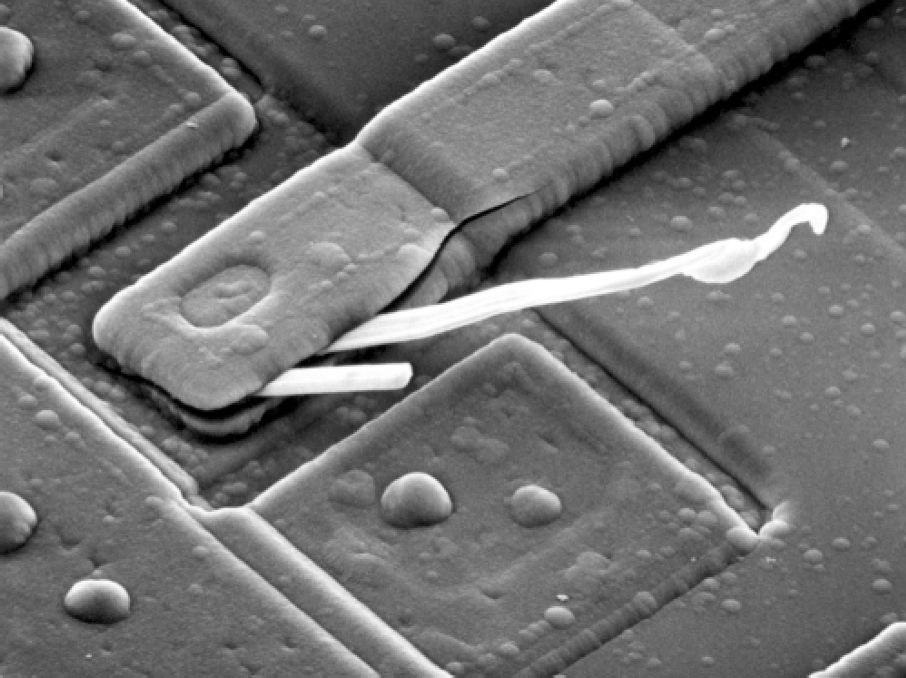
#> input picture Script/Lab 11(FFT)/Fig01 (1).tif, 906 x 678 px
$ python 'task2(lpf,hpf).py'
#> lines starting #> are read from the running program, lines starting #| are printed output that depends on the picture; after the words box and inside, x2 and y2 are one past the last pixel; in counts of white or black regions, pixels touching at a corner belong together
import numpy as np
import cv2

def lowpass(img, d0):

    rows, cols = img.shape
    crow, ccol = rows // 2, cols // 2
    d_map = np.zeros((rows, cols), dtype=np.float64)
    for i in range(rows):
        for j in range(cols):
            distance = np.sqrt((i - crow) ** 2 + (j - ccol) ** 2)
            if distance > d0:
                d_map[i, j] = 0
            else:
                d_map[i, j] = 1

    return d_map

def highpass(img, d0):
    return 1 - lowpass(img, d0)

def filter_img(img, d0, filter_type='lowpass'):
    if filter_type == 'lowpass':
        mask = lowpass(img, d0)
    elif filter_type == 'highpass':
        mask = highpass(img, d0)
    else:
        raise ValueError("Invalid filter type. Choose 'lowpass' or 'highpass'.")

    # Apply the filter in the frequency domain
    img_fft = np.fft.fft2(img)
    img_fft_shifted = np.fft.fftshift(img_fft)
    filtered_img_fft = img_fft_shifted * mask
    filtered_img = np.fft.ifft2(np.fft.ifftshift(filtered_img_fft))

    return np.abs(filtered_img)

img = cv2.imread('Fig01 (1).tif', cv2.IMREAD_GRAYSCALE)
#> img is the input picture: shape (678, 906); min 0, max 255, mean 112.6


img_l = filter_img(img, 400, 'lowpass')
#> after the loop in lowpass, `for i in range(rows):`:
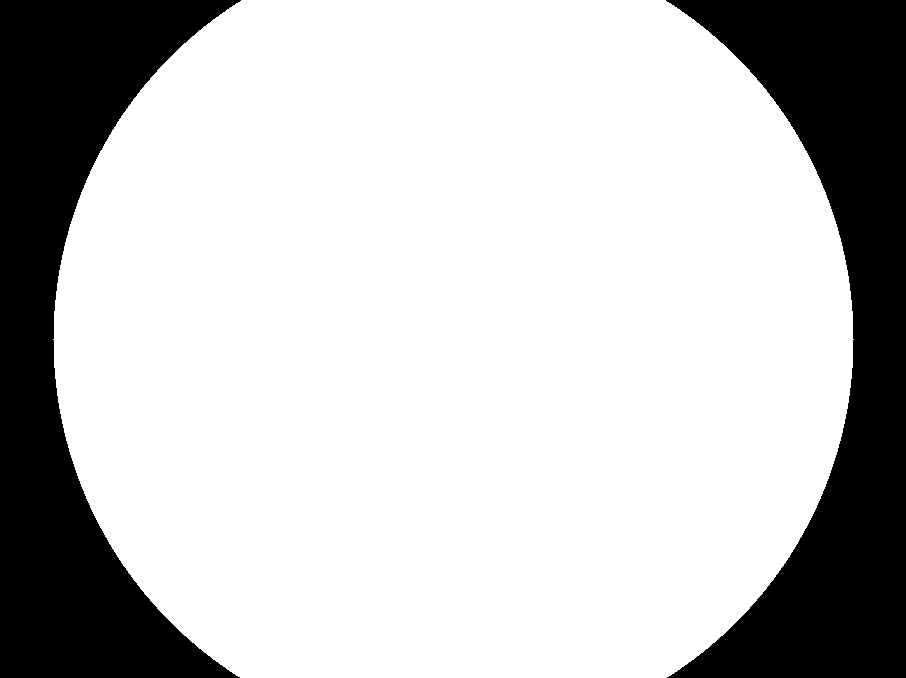
#> d_map: shape (678, 906) float64; values 0 (black) and 1 (white), 76.1% white; 2 black regions, box (x1, y1, x2, y2) and area: (0, 0, 241, 678) 73702, (666, 0, 906, 678) 73024
img_h = filter_img(img, 400, 'highpass')
#> call 2 of filter_img, with d0 = 400, filter_type = 'highpass'
#> in filter_img (call 2), `return np.abs(filtered_img)`:
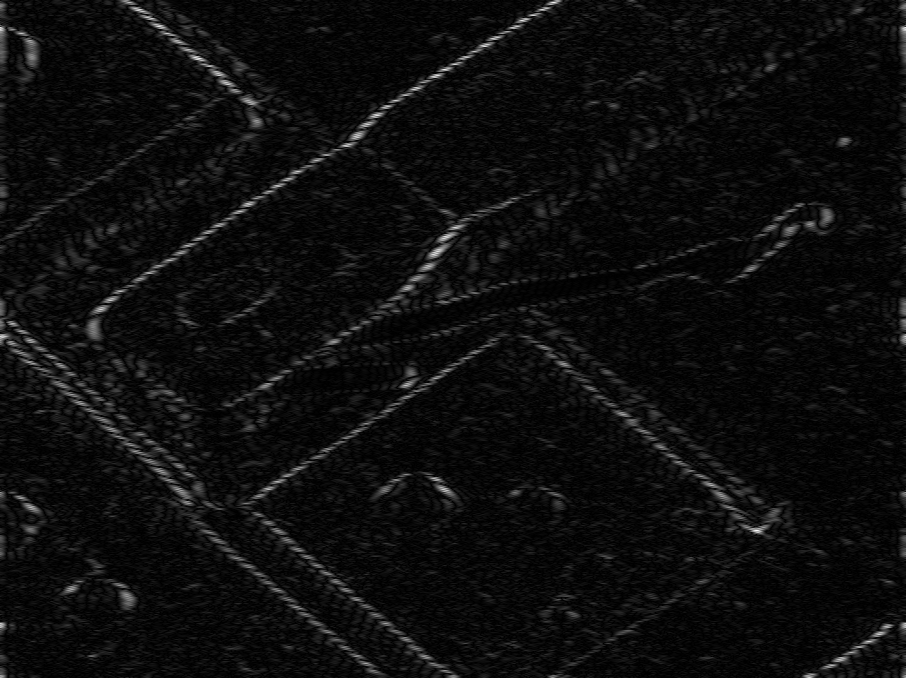
#> returned value: shape (678, 906) float64; min 3.23e-07, max 12.55, mean 0.679; drawn with min black and max white

cv2.imshow('img', img)
cv2.imshow('Filtered Lowpass', img_l)
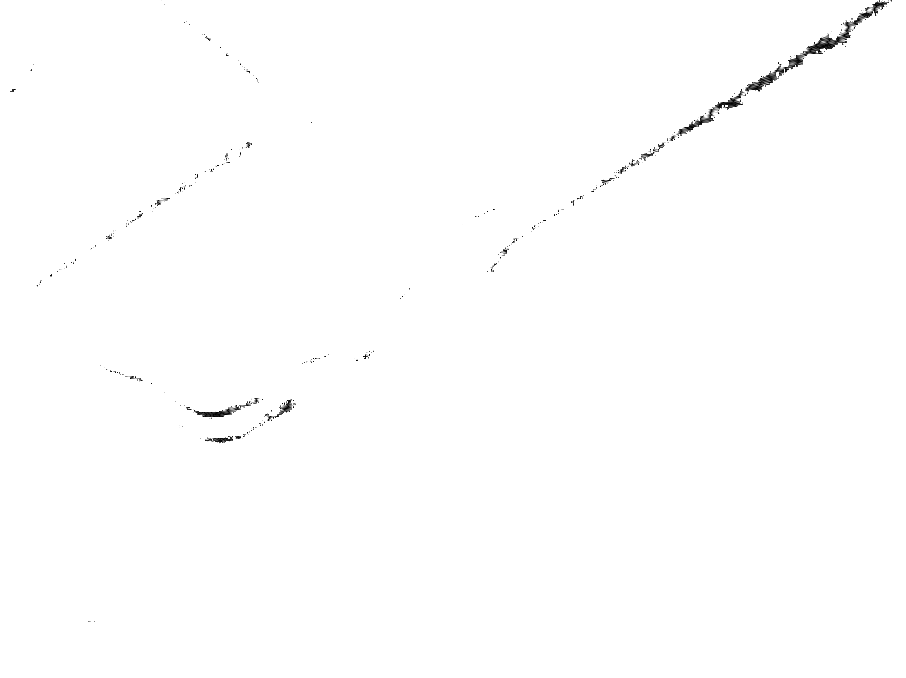
#> window 'Filtered Lowpass': shape (678, 906); min 0, max 255, mean 254.1
cv2.imshow('Filtered Highpass', img_h)
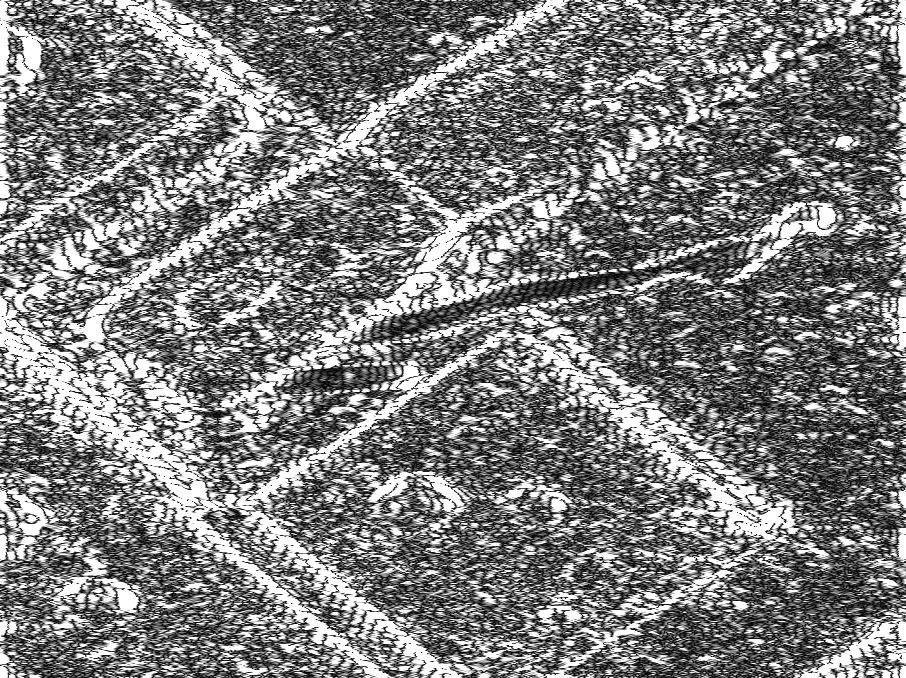
#> window 'Filtered Highpass': shape (678, 906); min 0, max 255, mean 126.2
cv2.waitKey(0)
cv2.destroyAllWindows()
